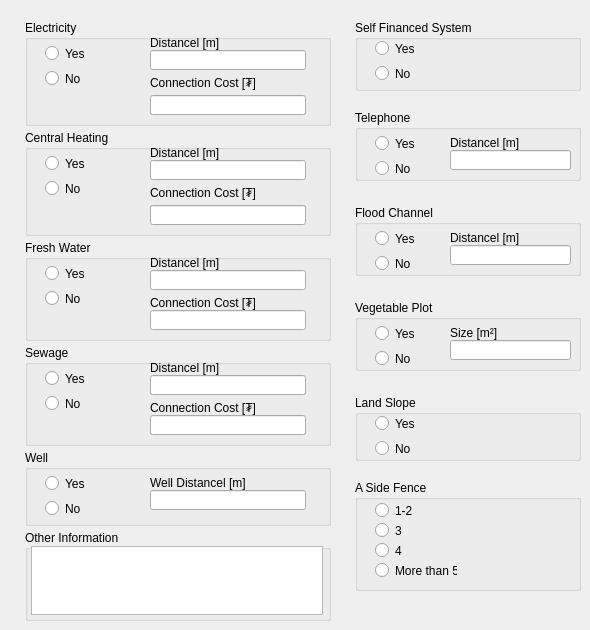
   <widget class="QWidget" name="infrastructure_other_tab">
    <attribute name="title">
     <string>Infrastructure Other</string>
    </attribute>
    <widget class="QGroupBox" name="groupBox_26">
     <property name="geometry">
      <rect>
       <x>25</x>
       <y>450</y>
       <width>306</width>
       <height>76</height>
      </rect>
     </property>
     <property name="title">
      <string>Well</string>
     </property>
     <widget class="QRadioButton" name="well_yes_rbutton">
      <property name="geometry">
       <rect>
        <x>20</x>
        <y>25</y>
        <width>82</width>
        <height>17</height>
       </rect>
      </property>
      <property name="text">
       <string>Yes</string>
      </property>
      <property name="checked">
       <bool>false</bool>
      </property>
     </widget>
     <widget class="QRadioButton" name="well_no_rbutton">
      <property name="geometry">
       <rect>
        <x>20</x>
        <y>50</y>
        <width>82</width>
        <height>17</height>
       </rect>
      </property>
      <property name="text">
       <string>No</string>
      </property>
     </widget>
     <widget class="QLineEdit" name="well_distancel_edit">
      <property name="geometry">
       <rect>
        <x>125</x>
        <y>40</y>
        <width>156</width>
        <height>20</height>
       </rect>
      </property>
      <property name="minimumSize">
       <size>
        <width>0</width>
        <height>20</height>
       </size>
      </property>
      <property name="maximumSize">
       <size>
        <width>16777215</width>
        <height>28</height>
       </size>
      </property>
      <property name="font">
       <font>
        <pointsize>8</pointsize>
       </font>
      </property>
      <property name="readOnly">
       <bool>false</bool>
      </property>
     </widget>
     <widget class="QLabel" name="label_60">
      <property name="geometry">
       <rect>
        <x>125</x>
        <y>25</y>
        <width>151</width>
        <height>16</height>
       </rect>
      </property>
      <property name="text">
       <string>Well Distancel [m]</string>
      </property>
     </widget>
    </widget>
    <widget class="QGroupBox" name="groupBox_16">
     <property name="geometry">
      <rect>
       <x>25</x>
       <y>345</y>
       <width>306</width>
       <height>101</height>
      </rect>
     </property>
     <property name="title">
      <string>Sewage</string>
     </property>
     <widget class="QRadioButton" name="sewage_yes_rbutton">
      <property name="geometry">
       <rect>
        <x>20</x>
        <y>25</y>
        <width>82</width>
        <height>17</height>
       </rect>
      </property>
      <property name="text">
       <string>Yes</string>
      </property>
      <property name="checked">
       <bool>false</bool>
      </property>
     </widget>
     <widget class="QRadioButton" name="sewage_no_rbutton">
      <property name="geometry">
       <rect>
        <x>20</x>
        <y>50</y>
        <width>82</width>
        <height>17</height>
       </rect>
      </property>
      <property name="text">
       <string>No</string>
      </property>
     </widget>
     <widget class="QLineEdit" name="sewage_distancel_edit">
      <property name="geometry">
       <rect>
        <x>125</x>
        <y>30</y>
        <width>156</width>
        <height>20</height>
       </rect>
      </property>
      <property name="minimumSize">
       <size>
        <width>0</width>
        <height>20</height>
       </size>
      </property>
      <property name="maximumSize">
       <size>
        <width>16777215</width>
        <height>28</height>
       </size>
      </property>
      <property name="font">
       <font>
        <pointsize>8</pointsize>
       </font>
      </property>
      <property name="readOnly">
       <bool>false</bool>
      </property>
     </widget>
     <widget class="QLabel" name="label_62">
      <property name="geometry">
       <rect>
        <x>125</x>
        <y>15</y>
        <width>156</width>
        <height>16</height>
       </rect>
      </property>
      <property name="text">
       <string>Distancel [m]</string>
      </property>
     </widget>
     <widget class="QLineEdit" name="sewage_connection_cost_edit">
      <property name="geometry">
       <rect>
        <x>125</x>
        <y>70</y>
        <width>156</width>
        <height>20</height>
       </rect>
      </property>
      <property name="minimumSize">
       <size>
        <width>0</width>
        <height>20</height>
       </size>
      </property>
      <property name="maximumSize">
       <size>
        <width>16777215</width>
        <height>28</height>
       </size>
      </property>
      <property name="font">
       <font>
        <pointsize>8</pointsize>
       </font>
      </property>
      <property name="readOnly">
       <bool>false</bool>
      </property>
     </widget>
     <widget class="QLabel" name="label_63">
      <property name="geometry">
       <rect>
        <x>125</x>
        <y>55</y>
        <width>151</width>
        <height>16</height>
       </rect>
      </property>
      <property name="text">
       <string>Connection Cost [₮]</string>
      </property>
     </widget>
    </widget>
    <widget class="QGroupBox" name="groupBox_27">
     <property name="geometry">
      <rect>
       <x>25</x>
       <y>240</y>
       <width>306</width>
       <height>101</height>
      </rect>
     </property>
     <property name="title">
      <string>Fresh Water</string>
     </property>
     <widget class="QRadioButton" name="water_yes_rbutton">
      <property name="geometry">
       <rect>
        <x>20</x>
        <y>25</y>
        <width>82</width>
        <height>17</height>
       </rect>
      </property>
      <property name="text">
       <string>Yes</string>
      </property>
      <property name="checked">
       <bool>false</bool>
      </property>
     </widget>
     <widget class="QRadioButton" name="water_no_rbutton">
      <property name="geometry">
       <rect>
        <x>20</x>
        <y>50</y>
        <width>82</width>
        <height>17</height>
       </rect>
      </property>
      <property name="text">
       <string>No</string>
      </property>
     </widget>
     <widget class="QLineEdit" name="water_distancel_edit">
      <property name="geometry">
       <rect>
        <x>125</x>
        <y>30</y>
        <width>156</width>
        <height>20</height>
       </rect>
      </property>
      <property name="minimumSize">
       <size>
        <width>0</width>
        <height>20</height>
       </size>
      </property>
      <property name="maximumSize">
       <size>
        <width>16777215</width>
        <height>28</height>
       </size>
      </property>
      <property name="font">
       <font>
        <pointsize>8</pointsize>
       </font>
      </property>
      <property name="readOnly">
       <bool>false</bool>
      </property>
     </widget>
     <widget class="QLabel" name="label_64">
      <property name="geometry">
       <rect>
        <x>125</x>
        <y>15</y>
        <width>151</width>
        <height>16</height>
       </rect>
      </property>
      <property name="text">
       <string>Distancel [m]</string>
      </property>
     </widget>
     <widget class="QLineEdit" name="water_connection_cost_edit">
      <property name="geometry">
       <rect>
        <x>125</x>
        <y>70</y>
        <width>156</width>
        <height>20</height>
       </rect>
      </property>
      <property name="minimumSize">
       <size>
        <width>0</width>
        <height>20</height>
       </size>
      </property>
      <property name="maximumSize">
       <size>
        <width>16777215</width>
        <height>28</height>
       </size>
      </property>
      <property name="font">
       <font>
        <pointsize>8</pointsize>
       </font>
      </property>
      <property name="readOnly">
       <bool>false</bool>
      </property>
     </widget>
     <widget class="QLabel" name="label_65">
      <property name="geometry">
       <rect>
        <x>125</x>
        <y>55</y>
        <width>156</width>
        <height>16</height>
       </rect>
      </property>
      <property name="text">
       <string>Connection Cost [₮]</string>
      </property>
     </widget>
    </widget>
    <widget class="QGroupBox" name="groupBox_28">
     <property name="geometry">
      <rect>
       <x>25</x>
       <y>130</y>
       <width>306</width>
       <height>106</height>
      </rect>
     </property>
     <property name="title">
      <string>Central Heating</string>
     </property>
     <widget class="QRadioButton" name="heating_yes_rbutton">
      <property name="geometry">
       <rect>
        <x>20</x>
        <y>25</y>
        <width>82</width>
        <height>17</height>
       </rect>
      </property>
      <property name="text">
       <string>Yes</string>
      </property>
      <property name="checked">
       <bool>false</bool>
      </property>
     </widget>
     <widget class="QRadioButton" name="heating_no_rbutton">
      <property name="geometry">
       <rect>
        <x>20</x>
        <y>50</y>
        <width>82</width>
        <height>17</height>
       </rect>
      </property>
      <property name="text">
       <string>No</string>
      </property>
     </widget>
     <widget class="QLineEdit" name="central_heat_distancel_edit">
      <property name="geometry">
       <rect>
        <x>125</x>
        <y>30</y>
        <width>156</width>
        <height>20</height>
       </rect>
      </property>
      <property name="minimumSize">
       <size>
        <width>0</width>
        <height>20</height>
       </size>
      </property>
      <property name="maximumSize">
       <size>
        <width>16777215</width>
        <height>28</height>
       </size>
      </property>
      <property name="font">
       <font>
        <pointsize>8</pointsize>
       </font>
      </property>
      <property name="readOnly">
       <bool>false</bool>
      </property>
     </widget>
     <widget class="QLabel" name="label_66">
      <property name="geometry">
       <rect>
        <x>125</x>
        <y>15</y>
        <width>151</width>
        <height>16</height>
       </rect>
      </property>
      <property name="text">
       <string>Distancel [m]</string>
      </property>
     </widget>
     <widget class="QLineEdit" name="central_heat_connection_cost_edit">
      <property name="geometry">
       <rect>
        <x>125</x>
        <y>75</y>
        <width>156</width>
        <height>20</height>
       </rect>
      </property>
      <property name="minimumSize">
       <size>
        <width>0</width>
        <height>20</height>
       </size>
      </property>
      <property name="maximumSize">
       <size>
        <width>16777215</width>
        <height>28</height>
       </size>
      </property>
      <property name="font">
       <font>
        <pointsize>8</pointsize>
       </font>
      </property>
      <property name="readOnly">
       <bool>false</bool>
      </property>
     </widget>
     <widget class="QLabel" name="central_heating_connection_edit">
      <property name="geometry">
       <rect>
        <x>125</x>
        <y>55</y>
        <width>151</width>
        <height>16</height>
       </rect>
      </property>
      <property name="text">
       <string>Connection Cost [₮]</string>
      </property>
     </widget>
    </widget>
    <widget class="QGroupBox" name="groupBox_29">
     <property name="geometry">
      <rect>
       <x>25</x>
       <y>20</y>
       <width>306</width>
       <height>106</height>
      </rect>
     </property>
     <property name="title">
      <string>Electricity</string>
     </property>
     <widget class="QRadioButton" name="electricity_yes_rbutton">
      <property name="geometry">
       <rect>
        <x>20</x>
        <y>25</y>
        <width>82</width>
        <height>17</height>
       </rect>
      </property>
      <property name="text">
       <string>Yes</string>
      </property>
      <property name="checked">
       <bool>false</bool>
      </property>
     </widget>
     <widget class="QRadioButton" name="electricity_no_rbutton">
      <property name="geometry">
       <rect>
        <x>20</x>
        <y>50</y>
        <width>82</width>
        <height>17</height>
       </rect>
      </property>
      <property name="text">
       <string>No</string>
      </property>
     </widget>
     <widget class="QLineEdit" name="electricity_distancel_edit">
      <property name="geometry">
       <rect>
        <x>125</x>
        <y>30</y>
        <width>156</width>
        <height>20</height>
       </rect>
      </property>
      <property name="minimumSize">
       <size>
        <width>0</width>
        <height>20</height>
       </size>
      </property>
      <property name="maximumSize">
       <size>
        <width>16777215</width>
        <height>28</height>
       </size>
      </property>
      <property name="font">
       <font>
        <pointsize>8</pointsize>
       </font>
      </property>
      <property name="readOnly">
       <bool>false</bool>
      </property>
     </widget>
     <widget class="QLabel" name="label_68">
      <property name="geometry">
       <rect>
        <x>125</x>
        <y>15</y>
        <width>151</width>
        <height>16</height>
       </rect>
      </property>
      <property name="text">
       <string>Distancel [m]</string>
      </property>
     </widget>
     <widget class="QLineEdit" name="electricity_connection_cost_edit">
      <property name="geometry">
       <rect>
        <x>125</x>
        <y>75</y>
        <width>156</width>
        <height>20</height>
       </rect>
      </property>
      <property name="minimumSize">
       <size>
        <width>0</width>
        <height>20</height>
       </size>
      </property>
      <property name="maximumSize">
       <size>
        <width>16777215</width>
        <height>28</height>
       </size>
      </property>
      <property name="font">
       <font>
        <pointsize>8</pointsize>
       </font>
      </property>
      <property name="readOnly">
       <bool>false</bool>
      </property>
     </widget>
     <widget class="QLabel" name="electricity_connection_cost_label">
      <property name="geometry">
       <rect>
        <x>125</x>
        <y>55</y>
        <width>146</width>
        <height>16</height>
       </rect>
      </property>
      <property name="text">
       <string>Connection Cost [₮]</string>
      </property>
     </widget>
    </widget>
    <widget class="QGroupBox" name="groupBox_30">
     <property name="geometry">
      <rect>
       <x>355</x>
       <y>110</y>
       <width>226</width>
       <height>71</height>
      </rect>
     </property>
     <property name="title">
      <string>Telephone</string>
     </property>
     <widget class="QRadioButton" name="phone_yes_rbutton">
      <property name="geometry">
       <rect>
        <x>20</x>
        <y>25</y>
        <width>71</width>
        <height>17</height>
       </rect>
      </property>
      <property name="text">
       <string>Yes</string>
      </property>
      <property name="checked">
       <bool>false</bool>
      </property>
     </widget>
     <widget class="QRadioButton" name="phone_no_rbutton">
      <property name="geometry">
       <rect>
        <x>20</x>
        <y>50</y>
        <width>82</width>
        <height>17</height>
       </rect>
      </property>
      <property name="text">
       <string>No</string>
      </property>
     </widget>
     <widget class="QLineEdit" name="phone_distancel_edit">
      <property name="geometry">
       <rect>
        <x>95</x>
        <y>40</y>
        <width>121</width>
        <height>20</height>
       </rect>
      </property>
      <property name="minimumSize">
       <size>
        <width>0</width>
        <height>20</height>
       </size>
      </property>
      <property name="maximumSize">
       <size>
        <width>16777215</width>
        <height>28</height>
       </size>
      </property>
      <property name="font">
       <font>
        <pointsize>8</pointsize>
       </font>
      </property>
      <property name="readOnly">
       <bool>false</bool>
      </property>
     </widget>
     <widget class="QLabel" name="label_70">
      <property name="geometry">
       <rect>
        <x>95</x>
        <y>25</y>
        <width>121</width>
        <height>16</height>
       </rect>
      </property>
      <property name="text">
       <string>Distancel [m]</string>
      </property>
     </widget>
    </widget>
    <widget class="QGroupBox" name="groupBox_31">
     <property name="geometry">
      <rect>
       <x>355</x>
       <y>20</y>
       <width>226</width>
       <height>71</height>
      </rect>
     </property>
     <property name="title">
      <string>Self Financed System</string>
     </property>
     <widget class="QRadioButton" name="finance_yes_rbutton">
      <property name="geometry">
       <rect>
        <x>20</x>
        <y>20</y>
        <width>82</width>
        <height>17</height>
       </rect>
      </property>
      <property name="text">
       <string>Yes</string>
      </property>
      <property name="checked">
       <bool>false</bool>
      </property>
     </widget>
     <widget class="QRadioButton" name="finance_no_rbutton">
      <property name="geometry">
       <rect>
        <x>20</x>
        <y>45</y>
        <width>82</width>
        <height>17</height>
       </rect>
      </property>
      <property name="text">
       <string>No</string>
      </property>
     </widget>
    </widget>
    <widget class="QGroupBox" name="groupBox_32">
     <property name="geometry">
      <rect>
       <x>355</x>
       <y>205</y>
       <width>226</width>
       <height>71</height>
      </rect>
     </property>
     <property name="title">
      <string>Flood Channel</string>
     </property>
     <widget class="QRadioButton" name="flood_yes_rbutton">
      <property name="geometry">
       <rect>
        <x>20</x>
        <y>25</y>
        <width>82</width>
        <height>17</height>
       </rect>
      </property>
      <property name="text">
       <string>Yes</string>
      </property>
      <property name="checked">
       <bool>false</bool>
      </property>
     </widget>
     <widget class="QRadioButton" name="flood_no_rbutton">
      <property name="geometry">
       <rect>
        <x>20</x>
        <y>50</y>
        <width>82</width>
        <height>17</height>
       </rect>
      </property>
      <property name="text">
       <string>No</string>
      </property>
     </widget>
     <widget class="QLineEdit" name="flood_channel_distancel_edit">
      <property name="geometry">
       <rect>
        <x>95</x>
        <y>40</y>
        <width>121</width>
        <height>20</height>
       </rect>
      </property>
      <property name="minimumSize">
       <size>
        <width>0</width>
        <height>20</height>
       </size>
      </property>
      <property name="maximumSize">
       <size>
        <width>16777215</width>
        <height>28</height>
       </size>
      </property>
      <property name="font">
       <font>
        <pointsize>8</pointsize>
       </font>
      </property>
      <property name="readOnly">
       <bool>false</bool>
      </property>
     </widget>
     <widget class="QLabel" name="label_71">
      <property name="geometry">
       <rect>
        <x>95</x>
        <y>25</y>
        <width>121</width>
        <height>16</height>
       </rect>
      </property>
      <property name="text">
       <string>Distancel [m]</string>
      </property>
     </widget>
    </widget>
    <widget class="QGroupBox" name="groupBox_33">
     <property name="geometry">
      <rect>
       <x>355</x>
       <y>300</y>
       <width>226</width>
       <height>71</height>
      </rect>
     </property>
     <property name="title">
      <string>Vegetable Plot</string>
     </property>
     <widget class="QRadioButton" name="plot_yes_rbutton">
      <property name="geometry">
       <rect>
        <x>20</x>
        <y>25</y>
        <width>82</width>
        <height>17</height>
       </rect>
      </property>
      <property name="text">
       <string>Yes</string>
      </property>
      <property name="checked">
       <bool>false</bool>
      </property>
     </widget>
     <widget class="QRadioButton" name="plot_no_rbutton">
      <property name="geometry">
       <rect>
        <x>20</x>
        <y>50</y>
        <width>82</width>
        <height>17</height>
       </rect>
      </property>
      <property name="text">
       <string>No</string>
      </property>
     </widget>
     <widget class="QLineEdit" name="vegetable_plot_size_edit">
      <property name="geometry">
       <rect>
        <x>95</x>
        <y>40</y>
        <width>121</width>
        <height>20</height>
       </rect>
      </property>
      <property name="minimumSize">
       <size>
        <width>0</width>
        <height>20</height>
       </size>
      </property>
      <property name="maximumSize">
       <size>
        <width>16777215</width>
        <height>28</height>
       </size>
      </property>
      <property name="font">
       <font>
        <pointsize>8</pointsize>
       </font>
      </property>
      <property name="readOnly">
       <bool>false</bool>
      </property>
     </widget>
     <widget class="QLabel" name="label_72">
      <property name="geometry">
       <rect>
        <x>95</x>
        <y>25</y>
        <width>121</width>
        <height>16</height>
       </rect>
      </property>
      <property name="text">
       <string>Size [m²]</string>
      </property>
     </widget>
    </widget>
    <widget class="QGroupBox" name="groupBox_34">
     <property name="geometry">
      <rect>
       <x>355</x>
       <y>395</y>
       <width>226</width>
       <height>66</height>
      </rect>
     </property>
     <property name="title">
      <string>Land Slope</string>
     </property>
     <widget class="QRadioButton" name="slope_yes_rbutton">
      <property name="geometry">
       <rect>
        <x>20</x>
        <y>20</y>
        <width>82</width>
        <height>17</height>
       </rect>
      </property>
      <property name="text">
       <string>Yes</string>
      </property>
      <property name="checked">
       <bool>false</bool>
      </property>
     </widget>
     <widget class="QRadioButton" name="slope_no_rbutton">
      <property name="geometry">
       <rect>
        <x>20</x>
        <y>45</y>
        <width>82</width>
        <height>17</height>
       </rect>
      </property>
      <property name="text">
       <string>No</string>
      </property>
     </widget>
    </widget>
    <widget class="QGroupBox" name="groupBox_35">
     <property name="geometry">
      <rect>
       <x>355</x>
       <y>480</y>
       <width>226</width>
       <height>111</height>
      </rect>
     </property>
     <property name="title">
      <string>A Side Fence</string>
     </property>
     <widget class="QRadioButton" name="side_fence_more_than_5_rbutton">
      <property name="geometry">
       <rect>
        <x>20</x>
        <y>82</y>
        <width>82</width>
        <height>17</height>
       </rect>
      </property>
      <property name="text">
       <string>More than 5</string>
      </property>
     </widget>
     <widget class="QRadioButton" name="side_fence_4_rbutton">
      <property name="geometry">
       <rect>
        <x>20</x>
        <y>62</y>
        <width>82</width>
        <height>17</height>
       </rect>
      </property>
      <property name="text">
       <string>4</string>
      </property>
     </widget>
     <widget class="QRadioButton" name="side_fence_1_2_rbutton">
      <property name="geometry">
       <rect>
        <x>20</x>
        <y>22</y>
        <width>82</width>
        <height>17</height>
       </rect>
      </property>
      <property name="text">
       <string>1-2</string>
      </property>
      <property name="checked">
       <bool>false</bool>
      </property>
     </widget>
     <widget class="QRadioButton" name="side_fence_3_rbutton">
      <property name="geometry">
       <rect>
        <x>20</x>
        <y>42</y>
        <width>82</width>
        <height>17</height>
       </rect>
      </property>
      <property name="text">
       <string>3</string>
      </property>
     </widget>
    </widget>
    <widget class="QGroupBox" name="groupBox_36">
     <property name="geometry">
      <rect>
       <x>25</x>
       <y>530</y>
       <width>306</width>
       <height>91</height>
      </rect>
     </property>
     <property name="title">
      <string>Other Information</string>
     </property>
     <widget class="QTextEdit" name="other_information_edit">
      <property name="geometry">
       <rect>
        <x>6</x>
        <y>16</y>
        <width>292</width>
        <height>69</height>
       </rect>
      </property>
     </widget>
    </widget>
   </widget>
